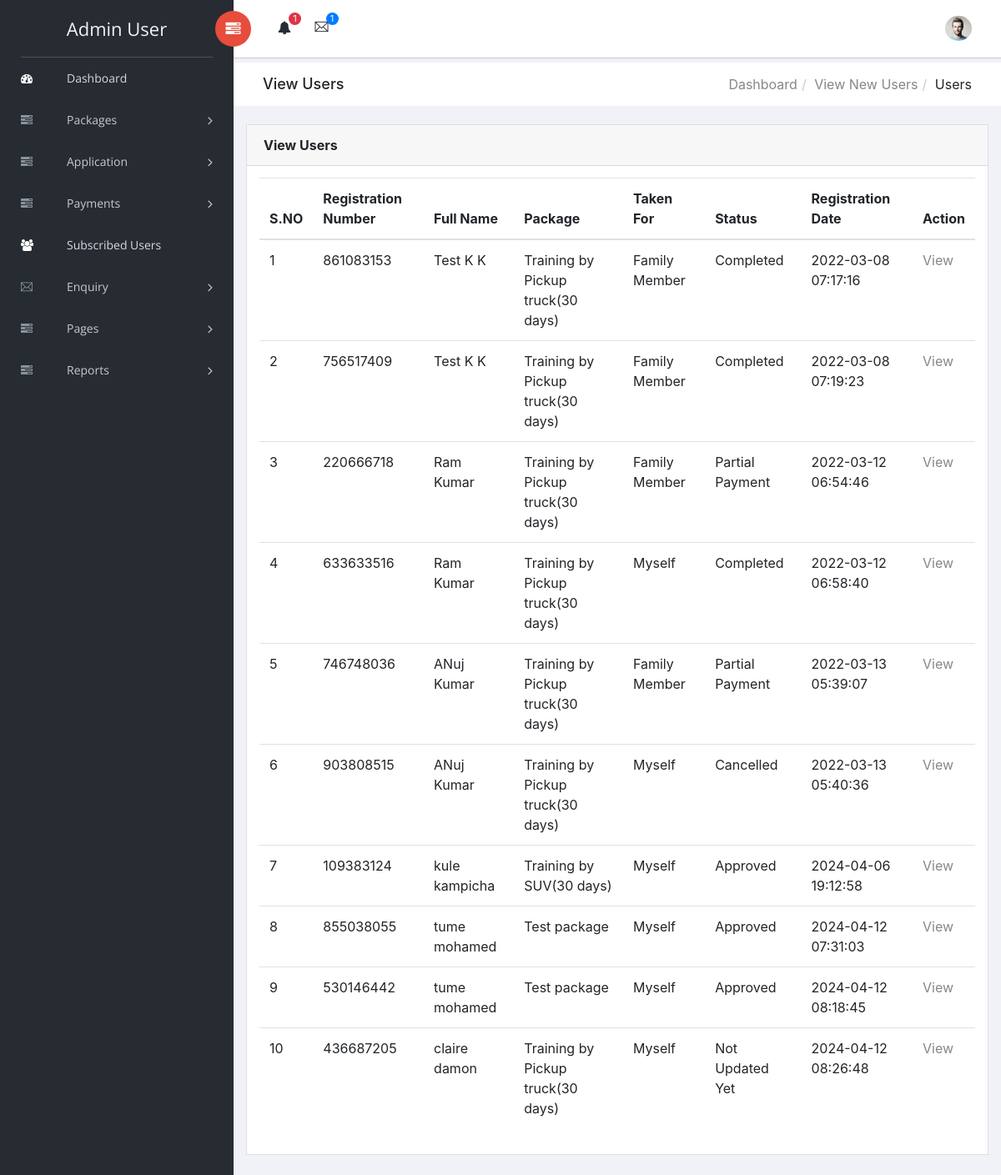
Screenshot of /admin/all-application.php (signed in) with the database file from the repository.
### tables this page shows
CREATE TABLE `tblapplication` (
  `ID` int(10) NOT NULL,
  `PackID` int(10) NOT NULL,
  `RegNumber` int(10) DEFAULT NULL,
  `UserId` int(5) DEFAULT NULL,
  `TakenFor` varchar(250) DEFAULT NULL,
  `FullName` varchar(120) DEFAULT NULL,
  `Email` varchar(120) NOT NULL,
  `MobileNumber` bigint(11) DEFAULT NULL,
  `Gender` varchar(45) DEFAULT NULL,
  `Age` int(10) DEFAULT NULL,
  `LicenceNumber` varchar(120) DEFAULT NULL,
  `UploadLicence` varchar(120) DEFAULT NULL,
  `Address` varchar(250) DEFAULT NULL,
  `AlternateNumber` bigint(11) DEFAULT NULL,
  `TrainingDate` date DEFAULT NULL,
  `TrainingTiming` varchar(120) DEFAULT NULL,
  `Remark` varchar(250) DEFAULT NULL,
  `Status` varchar(50) DEFAULT NULL,
  `RegDate` timestamp NOT NULL DEFAULT current_timestamp(),
  `Remarkdate` timestamp NULL DEFAULT NULL ON UPDATE current_timestamp()
);

CREATE TABLE `tblregusers` (
  `ID` int(11) NOT NULL,
  `FirstName` varchar(200) DEFAULT NULL,
  `LastName` varchar(200) DEFAULT NULL,
  `MobileNumber` bigint(10) DEFAULT NULL,
  `Email` varchar(200) DEFAULT NULL,
  `Password` varchar(200) DEFAULT NULL,
  `RegDate` timestamp NULL DEFAULT current_timestamp()
);

CREATE TABLE `tblpackages` (
  `ID` int(5) NOT NULL,
  `PackageName` varchar(120) DEFAULT NULL,
  `PackageDec` varchar(250) DEFAULT NULL,
  `PackageDuration` varchar(120) DEFAULT NULL,
  `PackagePrice` varchar(120) DEFAULT NULL,
  `PackageDate` timestamp NULL DEFAULT current_timestamp()
);

### admin/all-application.php (the view, shortened to what this page needs)
<?php
include('includes/dbconnection.php');
if (strlen($_SESSION['cdsmsaid']==0)) {
  header('location:logout.php');
  } else{
  ?>
<!doctype html>
<html class="no-js" lang="en">
<head>
    <link rel="stylesheet" href="vendors/bootstrap/dist/css/bootstrap.min.css">
    <link rel="stylesheet" href="vendors/font-awesome/css/font-awesome.min.css">
    <link rel="stylesheet" href="vendors/themify-icons/css/themify-icons.css">
    <link rel="stylesheet" href="vendors/flag-icon-css/css/flag-icon.min.css">
    <link rel="stylesheet" href="vendors/selectFX/css/cs-skin-elastic.css">
    <link rel="stylesheet" href="assets/css/style.css">
</head>
<body>
    <?php include_once('includes/sidebar.php');?>
    <div id="right-panel" class="right-panel">
        <?php include_once('includes/header.php');?>
        <div class="breadcrumbs">
            <div class="col-sm-4">
                <div class="page-header float-left">
                    <div class="page-title">
                        <h1>View Users</h1>
                    </div>
                </div>
            </div>
            <div class="col-sm-8">
                <div class="page-header float-right">
                    <div class="page-title">
                        <ol class="breadcrumb text-right">
                            <li><a href="dashboard.php">Dashboard</a></li>
                            <li><a href="registered-new-users.php">View New Users</a></li>
                            <li class="active">Users</li>
                        </ol>
                    </div>
                </div>
            </div>
        </div>
        <div class="content mt-3">
            <div class="animated fadeIn">
                <div class="row">
                    <div class="col-lg-12">
                        <div class="card">
                            <div class="card-header">
                                <strong class="card-title">View Users</strong>
                            </div>
                            <div class="card-body">
                                <table class="table">
                                    <thead>
                                        <tr>
                                            <tr>
                  <th>S.NO</th>
<th>Registration Number</th>
<th>Full Name</th>
<th>Package</th>
<th>Taken For</th>
<th>Status</th>
<th>Registration Date</th>
<th>Action</th>
 </tr>
                                        </tr>
                                        </thead>
                                    <?php
$ret=mysqli_query($con,"select tblregusers.ID,tblregusers.FirstName,tblregusers.LastName,tblregusers.MobileNumber,tblregusers.Email,tblpackages.PackageName,tblapplication.ID as aapid,tblapplication.PackID,tblapplication.Status,tblapplication.RegNumber,tblapplication.UserId,tblapplication.TakenFor,tblapplication.RegDate,tblapplication.PackID from tblapplication join tblpackages on tblpackages.ID=tblapplication.PackID join tblregusers on tblregusers.ID=tblapplication.UserId");
$cnt=1;
while ($row=mysqli_fetch_array($ret)) {
?>
                <tr>
                  <td><?php echo $cnt;?></td>
                  <td><?php  echo $row['RegNumber'];?></td>
                  <td><?php  echo $row['FirstName'];?> <?php  echo $row['LastName'];?></td>
                  <td><?php  echo $row['PackageName'];?></td>
                  <td><?php  echo $row['TakenFor'];?></td>
                   <?php if($row['Status']==""){ ?>
                     <td class="font-w600"><?php echo "Not Updated Yet"; ?></td>
                     <?php } else { ?>
                      <td><?php  echo $row['Status'];?></td><?php } ?>
                      <td><?php  echo $row['RegDate'];?></td>
                  <td><a href="view-application-details.php?viewid=<?php echo $row['aapid'];?>">View</a></td>
                </tr>
                <?php
$cnt=$cnt+1;
}?>
                                </table>
                            </div>
                        </div>
                    </div>
                </div>
            </div>
        </div>
    </div>
</body>
</html>
<?php }  ?>

### admin/includes/sidebar.php (shortened to what this page needs)
<aside id="left-panel" class="left-panel">
        <nav class="navbar navbar-expand-sm navbar-default">
<?php
$adminid=$_SESSION['cdsmsaid'];
$ret=mysqli_query($con,"select AdminName from tbladmin where ID='$adminid'");
$row=mysqli_fetch_array($ret);
$name=$row['AdminName'];
?>
            <div class="navbar-header">
                <a class="navbar-brand" href="dashboard.php"><?php echo $name; ?></a>
            </div>
            <div id="main-menu" class="main-menu collapse navbar-collapse">
                <ul class="nav navbar-nav">
                    <li class="active">
                        <a href="dashboard.php"> <i class="menu-icon fa fa-dashboard"></i>Dashboard </a>
                    </li>
<li class="menu-item-has-children dropdown">
                        <a href="#" class="dropdown-toggle" data-toggle="dropdown" aria-haspopup="true" aria-expanded="false"> <i class="menu-icon fa fa-tasks"></i>Packages</a>
                    </li>
<li class="menu-item-has-children dropdown">
                        <a href="#" class="dropdown-toggle" data-toggle="dropdown" aria-haspopup="true" aria-expanded="false"> <i class="menu-icon fa fa-tasks"></i>Application</a>
                    </li>
<li class="menu-item-has-children dropdown">
                        <a href="#" class="dropdown-toggle" data-toggle="dropdown" aria-haspopup="true" aria-expanded="false"> <i class="menu-icon fa fa-tasks"></i>Payments</a>
                    </li>
                     <li class="active">
                        <a href="subscribed-users.php"> <i class="menu-icon fa fa-users"></i>Subscribed Users</a>
                    </li>
               <li class="menu-item-has-children dropdown">
                        <a href="registered-users.php" class="dropdown-toggle" data-toggle="dropdown" aria-haspopup="true" aria-expanded="false"> <i class="menu-icon ti-email"></i>Enquiry</a>
                    </li>
   <li class="menu-item-has-children dropdown">
                        <a href="#" class="dropdown-toggle" data-toggle="dropdown" aria-haspopup="true" aria-expanded="false"> <i class="menu-icon fa fa-tasks"></i>Pages</a>
                    </li>
                    <li class="menu-item-has-children dropdown">
                        <a href="#" class="dropdown-toggle" data-toggle="dropdown" aria-haspopup="true" aria-expanded="false"> <i class="menu-icon fa fa-tasks"></i>Reports</a>
                    </li>
                </ul>
            </div>
        </nav>
    </aside>

### rows the page displays
tblapplication: RegNumber "861083153", UserId.FirstName "Test K", UserId.LastName "K", PackID.PackageName "Training by Pickup truck(30 days)", TakenFor "Family Member", Status "Completed", RegDate "2022-03-08 07:17:16"
tblapplication: RegNumber "756517409", UserId.FirstName "Test K", UserId.LastName "K", PackID.PackageName "Training by Pickup truck(30 days)", TakenFor "Family Member", Status "Completed", RegDate "2022-03-08 07:19:23"
tblapplication: RegNumber "220666718", UserId.FirstName "Ram", UserId.LastName "Kumar", PackID.PackageName "Training by Pickup truck(30 days)", TakenFor "Family Member", Status "Partial Payment", RegDate "2022-03-12 06:54:46"
tblapplication: RegNumber "633633516", UserId.FirstName "Ram", UserId.LastName "Kumar", PackID.PackageName "Training by Pickup truck(30 days)", TakenFor "Myself", Status "Completed", RegDate "2022-03-12 06:58:40"
tblapplication: RegNumber "746748036", UserId.FirstName "ANuj", UserId.LastName "Kumar", PackID.PackageName "Training by Pickup truck(30 days)", TakenFor "Family Member", Status "Partial Payment", RegDate "2022-03-13 05:39:07"
tblapplication: RegNumber "903808515", UserId.FirstName "ANuj", UserId.LastName "Kumar", PackID.PackageName "Training by Pickup truck(30 days)", TakenFor "Myself", Status "Cancelled", RegDate "2022-03-13 05:40:36"
tblapplication: RegNumber "109383124", UserId.FirstName "kule", UserId.LastName "kampicha", PackID.PackageName "Training by SUV(30 days)", TakenFor "Myself", Status "Approved", RegDate "2024-04-06 19:12:58"
tblapplication: RegNumber "855038055", UserId.FirstName "tume", UserId.LastName "mohamed", PackID.PackageName "Test package", TakenFor "Myself", Status "Approved", RegDate "2024-04-12 07:31:03"
tblapplication: RegNumber "530146442", UserId.FirstName "tume", UserId.LastName "mohamed", PackID.PackageName "Test package", TakenFor "Myself", Status "Approved", RegDate "2024-04-12 08:18:45"
tblapplication: RegNumber "436687205", UserId.FirstName "claire", UserId.LastName "damon", PackID.PackageName "Training by Pickup truck(30 days)", TakenFor "Myself", shows "Not Updated Yet", RegDate "2024-04-12 08:26:48"

### other values shown
$name "Admin User"
$num "1"
$num1 "1"
